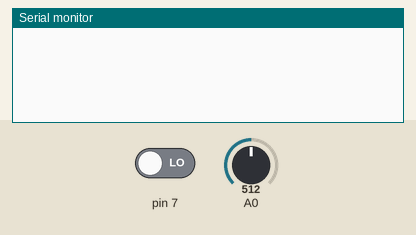
The sketch below on a simulated Arduino Uno, built with avr-gcc and run on an emulated ATmega328P. Parts: the last lines printed to the serial monitor. The test bench sets the inputs (shaded band); at power-on: pin 7 LOW, A0 = 512.

Above: at 1.4 s.
1.5 s: pin 7 driven HIGH
At 1.71 s:
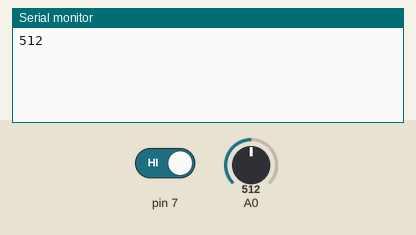
3.6 s: A0 set to 716
At 3.81 s:
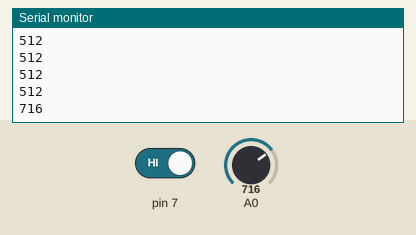
5.1 s: A0 set to 900
At 5.31 s:
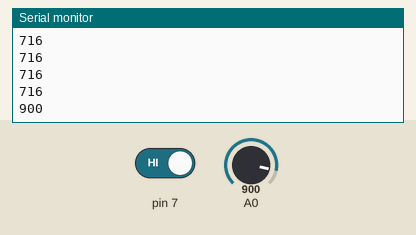
Timing chart, 0 to 8.1 s (numbered marks = the images above; inputs shaded):
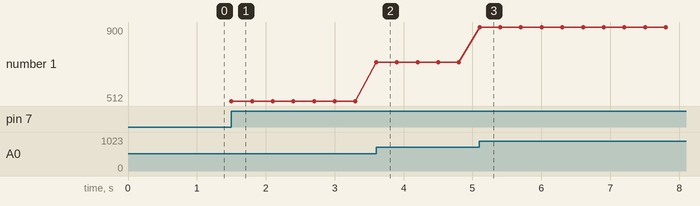

The sketch:

photoresistor.ino
```cpp
int sensorValue;
int sensorLow = 1023;
int sensorHigh = 0;

int buttonPressed=0;


void setup() {


  Serial.begin(9600);
  pinMode(7,INPUT);


}

void loop() {

         buttonPressed= digitalRead(7);


         if (buttonPressed == HIGH)
              {
                sensorValue = analogRead (A0);
            //    Serial.println("Valore fotoresistenza: ");
                Serial.println(sensorValue);
              }


         delay(300);

}
```

Measured:
- after the input at 1.5 s, the serial monitor: prints a new line at once (image 1)
- after the input at 3.6 s, the serial monitor: prints a new line at once (image 2)
- after the input at 5.1 s, the serial monitor: prints a new line at once (image 3)
- plotted number 1: 512 → 716 after the input at 3.6 s, 716 → 900 after the input at 5.1 s
